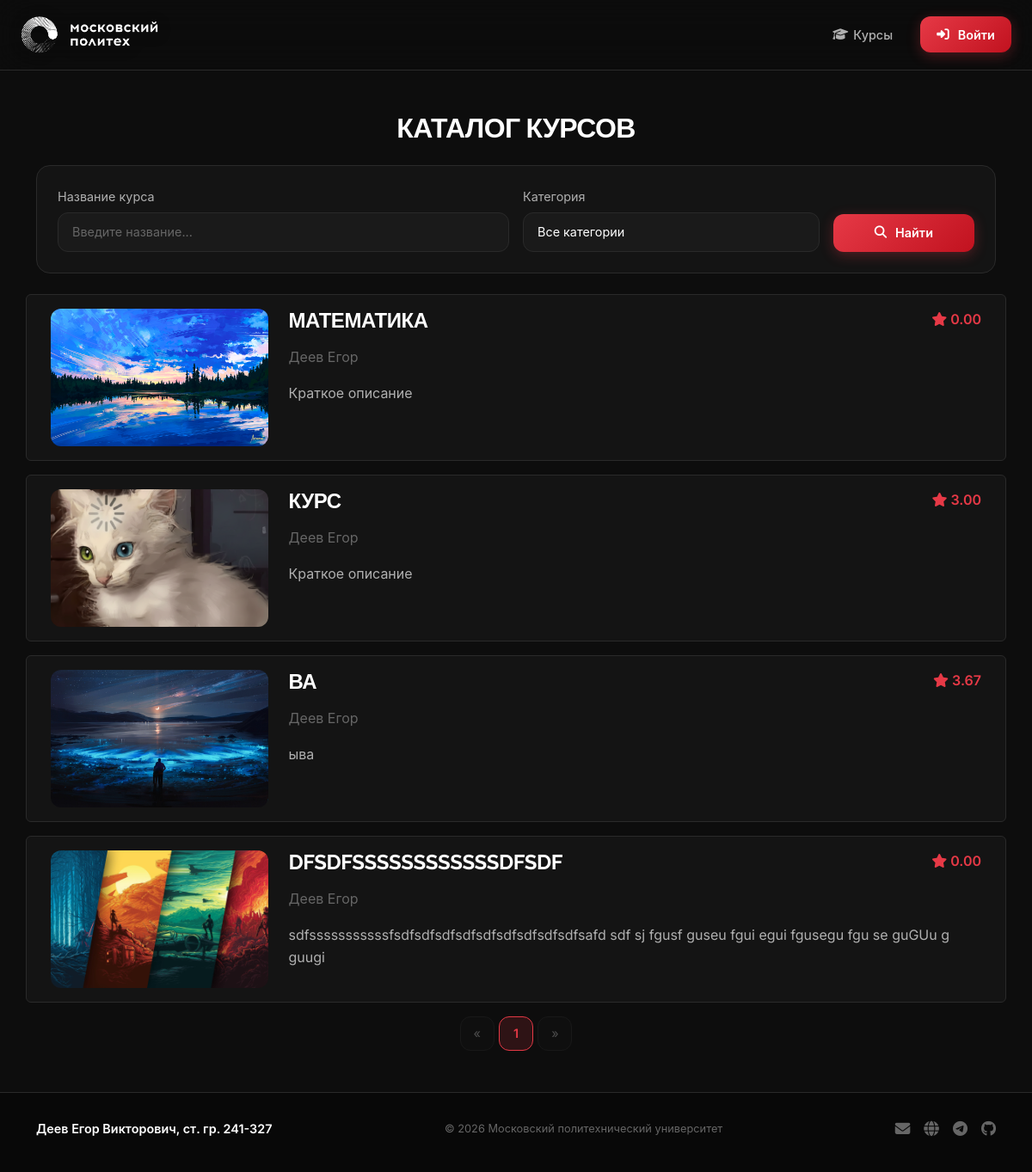
Page /courses/ on the committed database.
### models.py (models this page shows, shortened)
class Base(DeclarativeBase):
  metadata = MetaData(naming_convention={
        "ix": 'ix_%(column_0_label)s',
        "uq": "uq_%(table_name)s_%(column_0_name)s",
        "ck": "ck_%(table_name)s_%(constraint_name)s",
        "fk": "fk_%(table_name)s_%(column_0_name)s_%(referred_table_name)s",
        "pk": "pk_%(table_name)s"
    })

class Course(Base):
    __tablename__ = 'courses'
    id: Mapped[int] = mapped_column(primary_key=True)
    name: Mapped[str] = mapped_column(String(100))
    short_desc: Mapped[str] = mapped_column(Text)
    full_desc: Mapped[str] = mapped_column(Text)
    rating_sum: Mapped[int] = mapped_column(default=0)
    rating_num: Mapped[int] = mapped_column(default=0)
    category_id: Mapped[int] = mapped_column(ForeignKey("categories.id"))
    author_id: Mapped[int] = mapped_column(ForeignKey("users.id"))
    background_image_id: Mapped[str] = mapped_column(ForeignKey("images.id"))
    created_at: Mapped[datetime] = mapped_column(default=datetime.now)
    author: Mapped["User"] = relationship()
    category: Mapped["Category"] = relationship(lazy=False)
    bg_image: Mapped["Image"] = relationship()
    reviews: Mapped[List["Review"]] = relationship(back_populates='course')
    @property
    def rating(self):
        if self.rating_num > 0:
            return self.rating_sum / self.rating_num
        return 0

class User(Base, UserMixin):
    __tablename__ = 'users'
    id: Mapped[int] = mapped_column(primary_key=True)
    first_name: Mapped[str] = mapped_column(String(100))
    last_name: Mapped[str] = mapped_column(String(100))
    middle_name: Mapped[Optional[str]] = mapped_column(String(100))
    login: Mapped[str] = mapped_column(String(100), unique=True)
    password_hash: Mapped[str] = mapped_column(String(200))
    created_at: Mapped[datetime] = mapped_column(default=datetime.now)
    @property
    def full_name(self):
        return ' '.join([self.last_name, self.first_name, self.middle_name or ''])

### courses.py (the view)
@bp.route('/')
def index():
    courses = CoursesFilter(**search_params()).perform()
    pagination = db.paginate(courses)
    courses = pagination.items
    categories = db.session.execute(db.select(Category)).scalars()
    return render_template('courses/index.html',
                           courses=courses,
                           categories=categories,
                           pagination=pagination,
                           search_params=search_params())

### courses.py (called while the page is built)
def search_params():
    return {
        'name': request.args.get('name'),
        'category_ids': [x for x in request.args.getlist('category_ids') if x],
    }

### tools.py (called while the page is built)
    def perform(self):
        self.__filter_by_name()
        self.__filter_by_category_ids()
        return self.query.order_by(Course.created_at.desc())

    def __filter_by_name(self):
        if self.name:
            self.query = self.query.filter(
                Course.name.ilike('%' + self.name + '%'))

    def __filter_by_category_ids(self):
        if self.category_ids:
            self.query = self.query.filter(
                Course.category_id.in_(self.category_ids))

### templates/courses/index.html (shortened to what this page needs)
{% extends 'base.html' %}
{% from 'pagination.html' import render_pagination %}
{% block content %}
<div class="container mt-5 mb-5">
    <h2 class="mb-4 text-center text-uppercase">Каталог курсов</h2>
    <div class="review-form-card mb-4">
        <form class="row align-items-end g-3">
            <div class="col-md-6">
                <label for="course-name">Название курса</label>
                <input autocomplete="off" type="text" class="form-control" id="course-name" name="name"
                    value="{{ request.args.get('name') or '' }}" placeholder="Введите название...">
            </div>
            <div class="col-md-4">
                <label for="course-category">Категория</label>
                <select class="form-select" id="course-category" name="category_ids">
                    <option value="">Все категории</option>
                </select>
            </div>
            <div class="col-md-2">
                <button type="submit" class="btn-primary-red w-100" style="height:44px; justify-content:center; display:flex; align-items:center;">
                    <i class="fas fa-search me-1"></i>Найти
                </button>
            </div>
        </form>
    </div>
    <div class="courses-list mt-3 mb-3">
        {% for course in courses %}
            <div class="row p-3 border rounded mb-3" data-url="{{ url_for('courses.show', course_id=course.id) }}">
                <div class="col-md-3 mb-3 mb-md-0 d-flex align-items-center justify-content-center">
                    <div class="course-logo" style="background-image: url({{ url_for('image', image_id=course.background_image_id) }});">
                    </div>
                </div>
                <div class="col-md-9">
                    <div class="d-flex align-items-start">
                        <h4 class="text-uppercase mb-2">{{ course.name }}</h4>
                        <span class="rating ms-auto">
                            <i class="fas fa-star me-1"></i>{{ "%.2f" | format(course.rating) }}
                        </span>
                    </div>
                    <p class="text-muted my-2 mb-3">{{ course.author.full_name }}</p>
                    <p style="color: var(--text-sec);">{{ course.short_desc | truncate(200) }}</p>
                </div>
            </div>
        {% endfor %}
    </div>
    <div class="mb-5">
        {{ render_pagination(pagination, request.endpoint, search_params) }}
    </div>
</div>
{% endblock %}

### static/styles.css (style rules this page uses)
:root { --red: #e63946; --red-light: #ff6b6b; --red-dark: #c1121f; --red-bg: rgba(230, 57, 70, 0.15); --red-glow: rgba(230, 57, 70, 0.3); --bg: #0d0d0d; --bg-darker: #080808; --card: #141414; --card-hover: #1a1a1a; --elevated: #1e1e1e; --input-bg: #1a1a1a; --text: #ffffff; --text-sec: #b0b0b0; --text-muted: #666666; --border: #2a2a2a; --border-lt: #3a3a3a; --success: #22c55e; --warning: #f59e0b; --danger: #ef4444; --info: #3b82f6; --radius-sm: 8px; --radius-md: 12px; --radius-lg: 16px; --radius-xl: 24px; --radius-full: 9999px; --transition: all 0.3s cubic-bezier(0.4, 0, 0.2, 1); }
*, *::before, *::after { box-sizing: border-box; }
html, body { background-color: var(--bg); color: var(--text); font-family: 'Inter', -apple-system, BlinkMacSystemFont, 'Segoe UI', Roboto, sans-serif; font-size: 16px; line-height: 1.6; -webkit-font-smoothing: antialiased; min-height: 100%; }
h1, h2, h3, h4, h5, h6 { font-family: 'Raleway', sans-serif; font-weight: 700; color: var(--text); letter-spacing: -0.02em; line-height: 1.2; }
.btn-primary-red { display: inline-flex; align-items: center; gap: 6px; background: linear-gradient(135deg, var(--red) 0%, var(--red-dark) 100%); color: #fff; border: none; border-radius: var(--radius-md); padding: 0.6rem 1.2rem; font-size: 0.9rem; font-weight: 600; cursor: pointer; transition: var(--transition); text-decoration: none; box-shadow: 0 4px 15px var(--red-glow); }
.form-control, .form-select { background: var(--input-bg) !important; border: 1px solid var(--border) !important; border-radius: var(--radius-md) !important; color: var(--text) !important; font-size: 0.9rem; padding: 0.7rem 1rem; transition: var(--transition); }
.form-control::placeholder { color: var(--text-muted); }
.form-select option { background: var(--card); color: var(--text); }
label { color: var(--text-sec); font-size: 0.9rem; margin-bottom: 0.4rem; display: block; }
.courses-list .row { background: var(--card) !important; border: 1px solid var(--border) !important; border-radius: var(--radius-lg); transition: var(--transition); cursor: pointer; margin-bottom: 1rem; padding: 1rem; }
.courses-list h4 { color: var(--text); }
.courses-list .text-muted { color: var(--text-muted) !important; }
.course-logo { min-width: 160px; width: 100%; height: 160px; background-repeat: no-repeat; background-position: center; background-size: cover; border-radius: var(--radius-md); }
.rating { color: var(--red); font-weight: 600; white-space: nowrap; }
.review-form-card { background: var(--card); border: 1px solid var(--border); border-radius: var(--radius-lg); padding: 1.5rem; }

### rows in the picture
Course: background_image (picture), name "МАТЕМАТИКА", rating "0.00", author.full_name "Деев Егор", short_desc "Краткое описание"
Course: background_image (picture), name "КУРС", rating "3.00", author.full_name "Деев Егор", short_desc "Краткое описание"
Course: background_image (picture), name "ВА", rating "3.67", author.full_name "Деев Егор", short_desc "ыва"
Course: background_image (picture), name "DFSDFSSSSSSSSSSSSDFSDF", rating "0.00", author.full_name "Деев Егор", short_desc "sdfsssssssssssfsdfsdfsdfsdfsdfsdfsdfsdfsdfsafd sdf sj fgusf guseu fgui egui fgusegu fgu se guGUu g guugi"

### other values in the picture
{{ page }} "1"
